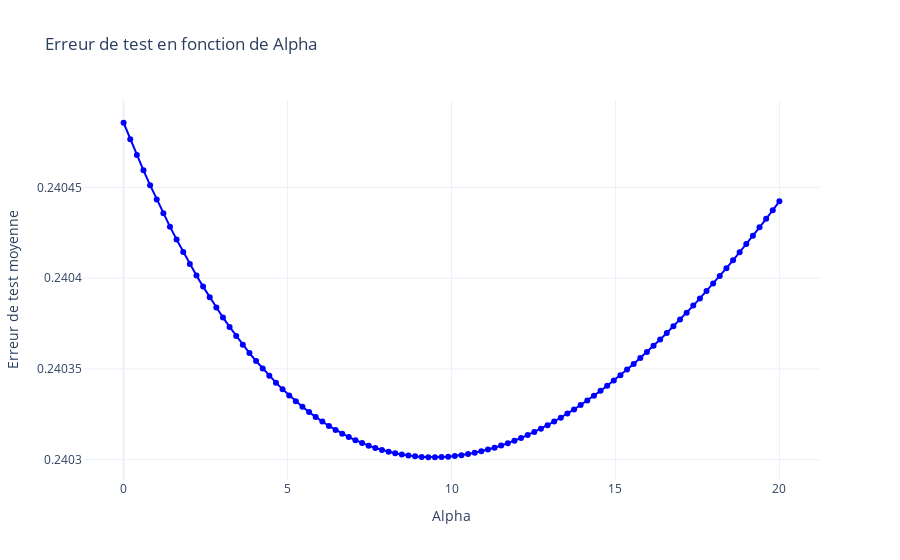
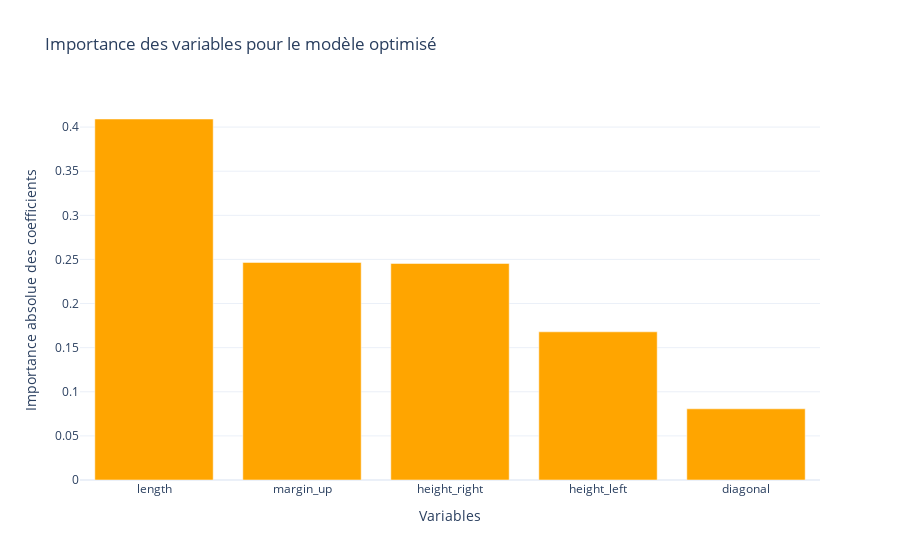

The notebook cell saved with these charts, in order:
### Markdown cell above
### En utilisant la MSE

### Code cell
model_optimisation(linear_model.Ridge(), "neg_mean_squared_error", X_train, y_train, np.linspace(1e-10, 20, 100), X_test, y_test, feature_names=['diagonal', 'height_left', 'height_right', 'margin_up', 'length'])

### Figure 1 — Plotly figure (JSON) as saved in the notebook; plotly's stock layout.template omitted (floating-point values rounded to 4 significant figures)
{"data": [{"line": {"color": "blue"}, "mode": "lines+markers", "name": "Erreur de test moyenne", "type": "scatter", "x": [1e-10, 0.202, 0.404, 0.6061, 0.8081, 1.01, 1.212, 1.414, 1.616, 1.818, 2.02, 2.222, 2.424, 2.626, 2.828, 3.03, 3.232, 3.434, 3.636, 3.838, 4.04, 4.242, 4.444, 4.646, 4.848, 5.051, 5.253, 5.455, 5.657, 5.859, 6.061, 6.263, 6.465, 6.667, 6.869, 7.071, 7.273, 7.475, 7.677, 7.879, 8.081, 8.283, 8.485, 8.687, 8.889, 9.091, 9.293, 9.495, 9.697, 9.899, 10.1, 10.3, 10.51, 10.71, 10.91, 11.11, 11.31, 11.52, 11.72, 11.92, 12.12, 12.32, 12.53, 12.73, 12.93, 13.13, 13.33, 13.54, 13.74, 13.94, 14.14, 14.34, 14.55, 14.75, 14.95, 15.15, 15.35, 15.56, 15.76, 15.96, 16.16, 16.36, 16.57, 16.77, 16.97, 17.17, 17.37, 17.58, 17.78, 17.98, 18.18, 18.38, 18.59, 18.79, 18.99, 19.19, 19.39, 19.6, 19.8, 20], "y": [0.2405, 0.2405, 0.2405, 0.2405, 0.2405, 0.2404, 0.2404, 0.2404, 0.2404, 0.2404, 0.2404, 0.2404, 0.2404, 0.2404, 0.2404, 0.2404, 0.2404, 0.2404, 0.2404, 0.2404, 0.2404, 0.2404, 0.2403, 0.2403, 0.2403, 0.2403, 0.2403, 0.2403, 0.2403, 0.2403, 0.2403, 0.2403, 0.2403, 0.2403, 0.2403, 0.2403, 0.2403, 0.2403, 0.2403, 0.2403, 0.2403, 0.2403, 0.2403, 0.2403, 0.2403, 0.2403, 0.2403, 0.2403, 0.2403, 0.2403, 0.2403, 0.2403, 0.2403, 0.2403, 0.2403, 0.2403, 0.2403, 0.2403, 0.2403, 0.2403, 0.2403, 0.2403, 0.2403, 0.2403, 0.2403, 0.2403, 0.2403, 0.2403, 0.2403, 0.2403, 0.2403, 0.2403, 0.2403, 0.2403, 0.2403, 0.2403, 0.2403, 0.2404, 0.2404, 0.2404, 0.2404, 0.2404, 0.2404, 0.2404, 0.2404, 0.2404, 0.2404, 0.2404, 0.2404, 0.2404, 0.2404, 0.2404, 0.2404, 0.2404, 0.2404, 0.2404, 0.2404, 0.2404, 0.2404, 0.2404]}], "layout": {"autosize": true, "title": {"text": "Erreur de test en fonction de Alpha"}, "xaxis": {"autorange": true, "range": [-1.449, 21.45], "title": {"text": "Alpha"}, "type": "linear"}, "yaxis": {"autorange": true, "range": [0.2403, 0.2405], "title": {"text": "Erreur de test moyenne"}, "type": "linear"}}}

### Figure 2 — Plotly figure (JSON) as saved in the notebook; plotly's stock layout.template omitted (floating-point values rounded to 4 significant figures)
{"data": [{"marker": {"color": "orange"}, "name": "Importance des variables", "type": "bar", "x": ["length", "margin_up", "height_right", "height_left", "diagonal"], "y": [0.4092, 0.2466, 0.2454, 0.168, 0.08068]}], "layout": {"autosize": true, "title": {"text": "Importance des variables pour le modèle optimisé"}, "xaxis": {"autorange": true, "range": [-0.5, 4.5], "title": {"text": "Variables"}, "type": "category"}, "yaxis": {"autorange": true, "range": [0, 0.4307], "title": {"text": "Importance absolue des coefficients"}, "type": "linear"}}}
